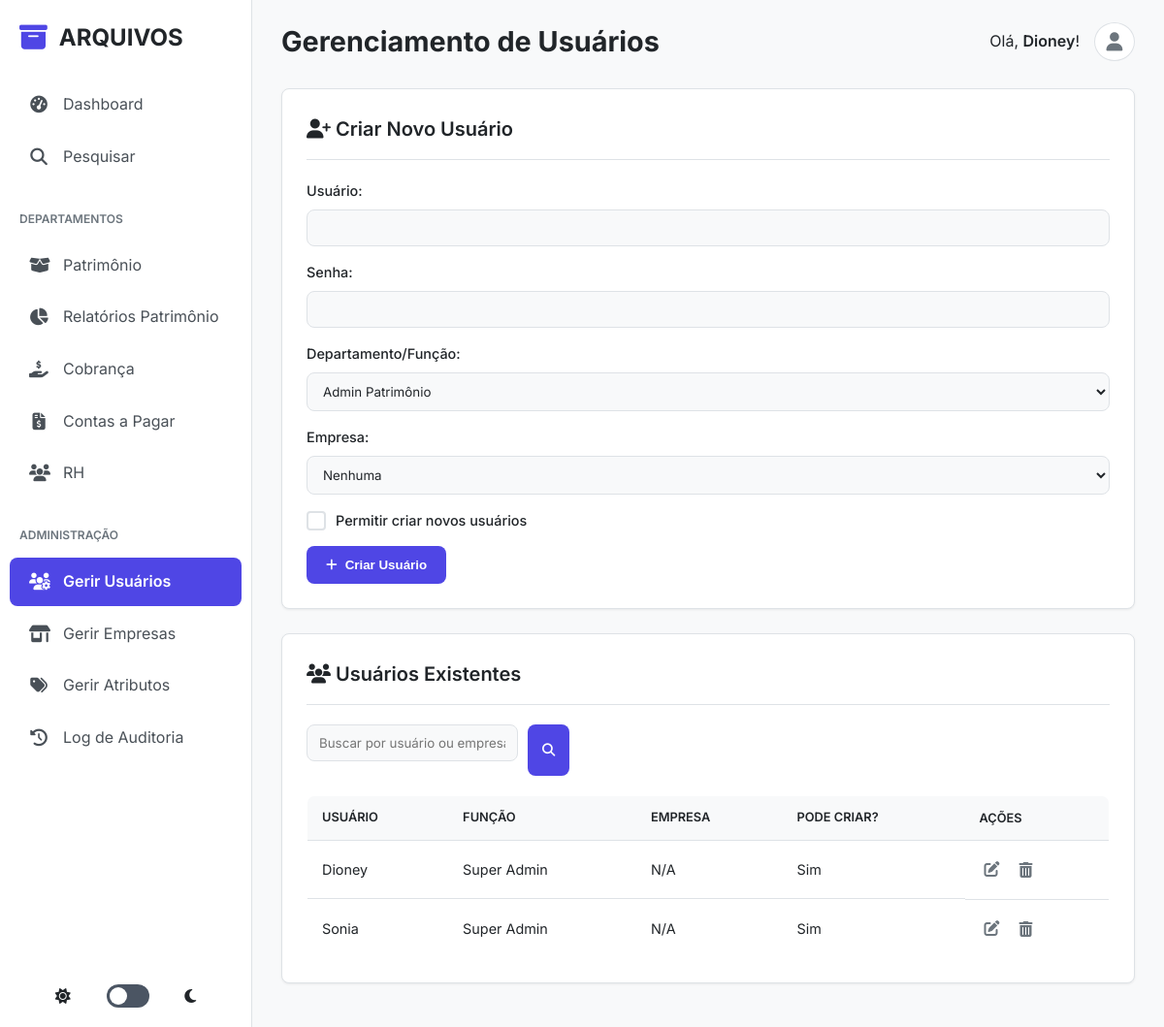
The page /super_admin/users (signed in) on the database its author committed.
### tables this page shows
CREATE TABLE users (
            id INTEGER PRIMARY KEY AUTOINCREMENT,
            username TEXT UNIQUE NOT NULL,
            password TEXT NOT NULL,
            role TEXT NOT NULL DEFAULT 'admin_patrimonio',
            can_add_users INTEGER NOT NULL DEFAULT 0,
            store_id INTEGER,
            FOREIGN KEY (store_id) REFERENCES stores(id)
        );

### app.py (the view, shortened to what this page needs)
@app.route('/super_admin/users', methods=['GET', 'POST'])
@login_required
@role_required(['super_admin'])
def user_management():
    db = get_db()
    page = request.args.get('page', 1, type=int)
    search_query = request.args.get('search', '').strip()
    params = []
    where_clauses = []
    if search_query:
        search_term = f"%{search_query}%"
        where_clauses.append("(u.username LIKE ? OR u.role LIKE ? OR s.name LIKE ?)")
        params.extend([search_term, search_term, search_term])
    base_query = "FROM users u LEFT JOIN stores s ON u.store_id = s.id"
    if where_clauses:
        base_query += " WHERE " + " AND ".join(where_clauses)
    total_items = db.execute(f"SELECT COUNT(u.id) {base_query}", params).fetchone()[0]
    total_pages = (total_items + PER_PAGE - 1) // PER_PAGE if total_items > 0 else 1
    offset = (page - 1) * PER_PAGE
    users = db.execute(f"SELECT u.*, s.name as store_name {base_query} ORDER BY u.username LIMIT ? OFFSET ?", params + [PER_PAGE, offset]).fetchall()
    stores = db.execute("SELECT id, name FROM stores ORDER BY name").fetchall()
    return render_template('super_admin/user_management.html', users=users, stores=stores, page=page, total_pages=total_pages, search=search_query)

### app.py (called while the page is built)
@app.before_request
def log_request_info():
    print(f"\n>>> REQUISIÇÃO RECEBIDA: {request.method} {request.path}")
    print(f">>> Cabeçalho 'Cookie': {request.headers.get('Cookie')}")
    print(f">>> Sessão no início da requisição: {dict(session)}")

def login_required(f):
    @wraps(f)
    def decorated_function(*args, **kwargs):
        print(f"--- Verificando @login_required para a rota: '{request.endpoint}'")
        if 'logged_in' not in session:
            print(f"--- FALHA em @login_required. Sessão atual: {dict(session)}")
            flash('Você precisa fazer login para acessar esta página.', 'danger')
            return redirect(url_for('admin_login'))
        print(f"--- SUCESSO em @login_required. Usuário '{session.get('username')}' está logado.")
        return f(*args, **kwargs)
    return decorated_function

def is_ajax_request():
    return request.headers.get('X-Requested-With') == 'XMLHttpRequest'

def role_required(allowed_roles):
    def decorator(f):
        @wraps(f)
        def decorated_function(*args, **kwargs):
            if not session.get('logged_in') or session.get('role') not in allowed_roles:
                if is_ajax_request():
                    return jsonify({'status': 'error', 'message': 'Você não tem permissão para esta ação.'}), 403
                log_action('acesso_negado', target_name=request.path)
                flash('Você não tem permissão para acessar esta página.', 'danger')
                return redirect(url_for('admin_dashboard'))
            return f(*args, **kwargs)
        return decorated_function
    return decorator

### database.py (called while the page is built)
def get_db():
    if 'db' not in g:
        g.db = sqlite3.connect(DATABASE)
        g.db.row_factory = sqlite3.Row
    return g.db

### templates/super_admin/user_management.html (shortened to what this page needs)
{% extends "base.html" %}
{% block page_title %}Gerenciamento de Usuários{% endblock %}
{% block content %}
<div class="card">
    <h2><i class="fas fa-user-plus"></i> Criar Novo Usuário</h2>
    <form action="{{ url_for('user_management') }}" method="POST">
        <label for="username">Usuário:</label>
        <input type="text" id="username" name="username" required>
        <label for="password">Senha:</label>
        <input type="password" id="password" name="password" required>
        <label for="role">Departamento/Função:</label>
        <select id="role" name="role" required>
            <option value="admin_patrimonio">Admin Patrimônio</option>
        </select>
        <label for="store_id">Empresa:</label>
        <select id="store_id" name="store_id">
            <option value="">Nenhuma</option>
        </select>
        <label class="inline-checkbox">
            <span class="checkbox-custom-display"></span>
            <span>Permitir criar novos usuários</span>
        </label>
        <button type="submit"><i class="fas fa-plus"></i> Criar Usuário</button>
    </form>
</div>
<div class="card">
    <h2><i class="fas fa-users"></i> Usuários Existentes</h2>
    <div class="dashboard-actions">
        <form method="GET" action="{{ url_for('user_management') }}" class="filter-form">
            <input type="text" name="search" placeholder="Buscar por usuário ou empresa..." value="{{ search or '' }}">
            <button type="submit" class="button-primary" style="padding: 10px 15px;"><i class="fas fa-search"></i></button>
        </form>
        </div>
    <div class="table-wrapper">
        {% if users %}
            <table>
                <thead>
                    <tr>
                        <th>Usuário</th>
                        <th>Função</th>
                        <th>Empresa</th>
                        <th>Pode Criar?</th>
                        <th>Ações</th>
                    </tr>
                </thead>
                <tbody>
                    {% for user in users %}
                        <tr data-id="{{ user.id }}">
                            <td>{{ user.username }}</td>
                            <td>{{ user.role | replace('_', ' ') | title }}</td>
                            <td>{{ user.store_name or 'N/A' }}</td>
                            <td>{{ 'Sim' if user.can_add_users else 'Não' }}</td>
                            <td class="actions">
                                <a href="{{ url_for('user_edit', user_id=user.id) }}" class="edit" title="Editar"><i class="fas fa-edit"></i></a>
                                <form action="{{ url_for('delete_user', user_id=user.id) }}" method="POST" style="display:inline;" onsubmit="return confirm('Tem certeza que deseja excluir o usuário {{ user.username }}?');">
                                    <button type="submit" class="delete" title="Excluir"><i class="fas fa-trash-alt"></i></button>
                                </form>
                            </td>
                        </tr>
                    {% endfor %}
                </tbody>
            </table>
        {% else %}
            <p style="text-align: center; padding: 20px;">Nenhum usuário cadastrado ainda.</p>
        {% endif %}
    </div>
</div>
{% endblock %}

### templates/base.html (shortened to what this page needs)
<!DOCTYPE html>
<html lang="pt-br" data-theme="light">
<head>
    <link rel="stylesheet" href="https://cdnjs.cloudflare.com/ajax/libs/font-awesome/6.4.0/css/all.min.css">
    <link rel="stylesheet" href="{{ url_for('static', filename='css/style.css') }}">
</head>
<body data-is-super-admin="{{ 'true' if session.role == 'super_admin' else 'false' }}">
    {% block layout_wrapper %}
    <div class="page-wrapper">
        {% if session.logged_in %}
        <aside class="sidebar">
            <div class="sidebar-header">
                <i class="fas fa-archive logo-icon"></i>
                <h1 class="logo-text">ARQUIVOS</h1>
            </div>
            <nav class="sidebar-nav">
                <ul class="nav-menu">
                    <li class="nav-item">
                        <a href="{{ url_for('admin_dashboard') }}" class="nav-link {% if request.endpoint == 'admin_dashboard' or request.endpoint == 'super_admin_dashboard' %}active{% endif %}">
                            <i class="fas fa-tachometer-alt fa-fw"></i>
                            <span>Dashboard</span>
                        </a>
                    </li>
                    <li class="nav-item">
                        <a href="{{ url_for('index') }}" class="nav-link {% if request.endpoint == 'index' or request.endpoint == 'search' %}active{% endif %}">
                            <i class="fas fa-search fa-fw"></i>
                            <span>Pesquisar</span>
                        </a>
                    </li>
                    <li class="nav-category">Departamentos</li>
                    {% if 'admin_patrimonio' in session.get('role', '') or 'super_admin' in session.get('role', '') %}
                    <li class="nav-item">
                        <a href="{{ url_for('patrimonio_dashboard') }}" class="nav-link {% if 'patrimonio_dashboard' in request.endpoint %}active{% endif %}">
                            <i class="fas fa-box-open fa-fw"></i>
                            <span>Patrimônio</span>
                        </a>
                    </li>
                    <li class="nav-item">
                        <a href="{{ url_for('patrimonio_relatorios') }}" class="nav-link {% if 'patrimonio_relatorios' in request.endpoint %}active{% endif %}">
                            <i class="fas fa-chart-pie fa-fw"></i>
                            <span>Relatórios Patrimônio</span>
                        </a>
                    </li>
                    {% endif %}
                    {% if 'admin_cobranca' in session.get('role', '') or 'super_admin' in session.get('role', '') %}
                    <li class="nav-item">
                        <a href="{{ url_for('cobranca_dashboard') }}" class="nav-link {% if 'cobranca' in request.endpoint %}active{% endif %}">
                            <i class="fas fa-hand-holding-usd fa-fw"></i>
                            <span>Cobrança</span>
                        </a>
                    </li>
                    {% endif %}
                    {% if 'admin_contas_a_pagar' in session.get('role', '') or 'super_admin' in session.get('role', '') %}
                    <li class="nav-item">
                        <a href="{{ url_for('contas_a_pagar_dashboard') }}" class="nav-link {% if 'contas_a_pagar' in request.endpoint or 'documentos_diversos' in request.endpoint %}active{% endif %}">
                            <i class="fas fa-file-invoice-dollar fa-fw"></i>
                            <span>Contas a Pagar</span>
                        </a>
                    </li>
                    {% endif %}
                     {% if 'admin_rh' in session.get('role', '') or 'super_admin' in session.get('role', '') %}
                    <li class="nav-item">
                        <a href="{{ url_for('rh_dashboard') }}" class="nav-link {% if 'rh' in request.endpoint %}active{% endif %}">
                            <i class="fas fa-users fa-fw"></i>
                            <span>RH</span>
                        </a>
                    </li>
                    {% endif %}
                    {% if 'super_admin' in session.get('role', '') %}
                    <li class="nav-category">Administração</li>
                    <li class="nav-item">
                        <a href="{{ url_for('user_management') }}" class="nav-link {% if 'user_management' in request.endpoint or 'user_edit' in request.endpoint %}active{% endif %}">
                            <i class="fas fa-users-cog fa-fw"></i>
                            <span>Gerir Usuários</span>
                        </a>
                    </li>
                    <li class="nav-item">
                        <a href="{{ url_for('manage_stores') }}" class="nav-link {% if 'manage_stores' in request.endpoint %}active{% endif %}">
                            <i class="fas fa-store-alt fa-fw"></i>
                            <span>Gerir Empresas</span>
                        </a>
                    </li>
                     <li class="nav-item">
                        <a href="{{ url_for('manage_attributes') }}" class="nav-link {% if 'manage_attributes' in request.endpoint %}active{% endif %}">
                            <i class="fas fa-tags fa-fw"></i>
                            <span>Gerir Atributos</span>
                        </a>
                    </li>
                    <li class="nav-item">
                         <a href="{{ url_for('audit_log') }}" class="nav-link {% if 'audit' in request.endpoint %}active{% endif %}">
                            <i class="fas fa-history fa-fw"></i>
                            <span>Log de Auditoria</span>
                        </a>
                    </li>
                    {% endif %}
                </ul>
            </nav>
            <div class="sidebar-footer">
                <div class="theme-switcher">
                    <i class="fas fa-sun"></i>
                    <div class="switch">
                        <label for="theme-toggle"></label>
                    </div>
                    <i class="fas fa-moon"></i>
                </div>
            </div>
        </aside>
        {% endif %}
        <div class="main-content {% if not session.logged_in %}full-width{% endif %}">
            <header class="main-header">
                <div class="header-left">
                    <h2>{% block page_title %}{% endblock %}</h2>
                </div>
                <div class="header-right">
                    {% if session.logged_in %}
                    <div class="user-menu">
                        <span class="user-greeting">Olá, <strong>{{ session.username }}</strong>!</span>
                        <div class="user-dropdown">
                            <button class="user-avatar" onclick="toggleDropdown()">
                                <i class="fas fa-user"></i>
                            </button>
                        </div>
                    </div>
                    {% endif %}
                </div>
            </header>
            <main>
                {% block content %}{% endblock %}
            </main>
        </div>
    </div>
    {% endblock layout_wrapper %}
</body>
</html>

### rows shown on the page
users: username "Dioney", role "Super Admin", store_name "N/A", can_add_users "Sim"
users: username "Sonia", role "Super Admin", store_name "N/A", can_add_users "Sim"
